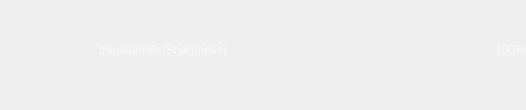
<?xml version="1.0" encoding="UTF-8"?>
<ui version="4.0">
 <class>m_Window</class>
 <widget class="QWidget" name="m_Window">
  <property name="geometry">
   <rect>
    <x>0</x>
    <y>0</y>
    <width>526</width>
    <height>110</height>
   </rect>
  </property>
  <property name="sizePolicy">
   <sizepolicy hsizetype="Expanding" vsizetype="Expanding">
    <horstretch>0</horstretch>
    <verstretch>0</verstretch>
   </sizepolicy>
  </property>
  <property name="palette">
   <palette>
    <active>
     <colorrole role="WindowText">
      <brush brushstyle="SolidPattern">
       <color alpha="255">
        <red>249</red>
        <green>249</green>
        <blue>249</blue>
       </color>
      </brush>
     </colorrole>
    </active>
    <inactive>
     <colorrole role="WindowText">
      <brush brushstyle="SolidPattern">
       <color alpha="255">
        <red>249</red>
        <green>249</green>
        <blue>249</blue>
       </color>
      </brush>
     </colorrole>
    </inactive>
    <disabled>
     <colorrole role="WindowText">
      <brush brushstyle="SolidPattern">
       <color alpha="255">
        <red>120</red>
        <green>120</green>
        <blue>120</blue>
       </color>
      </brush>
     </colorrole>
    </disabled>
   </palette>
  </property>
  <layout class="QHBoxLayout" name="horizontalLayout">
   <property name="spacing">
    <number>0</number>
   </property>
   <property name="leftMargin">
    <number>0</number>
   </property>
   <property name="topMargin">
    <number>0</number>
   </property>
   <property name="rightMargin">
    <number>0</number>
   </property>
   <property name="bottomMargin">
    <number>0</number>
   </property>
   <item>
    <widget class="COsdImage" name="m_CentralContainer" native="true">
     <property name="imageParams" stdset="0">
      <string notr="true">type=&quot;file&quot; src=&quot;img/osd/sliders/osd_shar_back.png&quot;</string>
     </property>
     <layout class="QGridLayout" name="gridLayout">
      <property name="rightMargin">
       <number>0</number>
      </property>
      <item row="2" column="2">
       <spacer name="spacer_2">
        <property name="orientation">
         <enum>Qt::Vertical</enum>
        </property>
        <property name="sizeType">
         <enum>QSizePolicy::Fixed</enum>
        </property>
        <property name="sizeHint" stdset="0">
         <size>
          <width>20</width>
          <height>30</height>
         </size>
        </property>
       </spacer>
      </item>
      <item row="0" column="0">
       <spacer name="spacer">
        <property name="orientation">
         <enum>Qt::Horizontal</enum>
        </property>
        <property name="sizeType">
         <enum>QSizePolicy::Fixed</enum>
        </property>
        <property name="sizeHint" stdset="0">
         <size>
          <width>90</width>
          <height>20</height>
         </size>
        </property>
       </spacer>
      </item>
      <item row="0" column="1" colspan="3">
       <layout class="QHBoxLayout" name="horizontalLayout_2">
        <property name="spacing">
         <number>0</number>
        </property>
        <property name="leftMargin">
         <number>0</number>
        </property>
        <property name="rightMargin">
         <number>0</number>
        </property>
        <item>
         <widget class="CSkinOneLineText" name="m_Text">
          <property name="sizePolicy">
           <sizepolicy hsizetype="Expanding" vsizetype="Minimum">
            <horstretch>0</horstretch>
            <verstretch>0</verstretch>
           </sizepolicy>
          </property>
          <property name="text">
           <string>translateMe(Sharpness)</string>
          </property>
          <property name="alignment">
           <set>Qt::AlignBottom|Qt::AlignLeading|Qt::AlignLeft</set>
          </property>
          <property name="glow" stdset="0">
           <string>glow=&quot;3&quot; samples=&quot;4&quot; color=&quot;0x50000000&quot;</string>
          </property>
          <property name="marginLeft" stdset="0">
           <number>5</number>
          </property>
         </widget>
        </item>
        <item>
         <widget class="CSkinOneLineText" name="m_Value">
          <property name="sizePolicy">
           <sizepolicy hsizetype="Minimum" vsizetype="Minimum">
            <horstretch>0</horstretch>
            <verstretch>0</verstretch>
           </sizepolicy>
          </property>
          <property name="text">
           <string notr="true">100%</string>
          </property>
          <property name="alignment">
           <set>Qt::AlignBottom|Qt::AlignRight|Qt::AlignTrailing</set>
          </property>
          <property name="glow" stdset="0">
           <string notr="true">glow=&quot;3&quot; samples=&quot;4&quot; color=&quot;0x50000000&quot;</string>
          </property>
          <property name="marginRight" stdset="0">
           <number>5</number>
          </property>
         </widget>
        </item>
       </layout>
      </item>
      <item row="1" column="1" colspan="3">
       <widget class="COsdImage" name="m_Cursor" native="true">
        <property name="sizePolicy">
         <sizepolicy hsizetype="Preferred" vsizetype="Fixed">
          <horstretch>0</horstretch>
          <verstretch>0</verstretch>
         </sizepolicy>
        </property>
        <property name="minimumSize">
         <size>
          <width>0</width>
          <height>8</height>
         </size>
        </property>
        <property name="maximumSize">
         <size>
          <width>16777215</width>
          <height>8</height>
         </size>
        </property>
        <property name="imageParams" stdset="0">
         <string notr="true">type=&quot;file&quot; src=&quot;img/osd/sliders/osd_shar_up.png&quot;</string>
        </property>
       </widget>
      </item>
     </layout>
    </widget>
   </item>
  </layout>
 </widget>
 <customwidgets>
  <customwidget>
   <class>COsdImage</class>
   <extends>QWidget</extends>
   <header>osdimage.h</header>
   <container>1</container>
  </customwidget>
  <customwidget>
   <class>CSkinOneLineText</class>
   <extends>QLabel</extends>
   <header>skinonelinetext.h</header>
  </customwidget>
 </customwidgets>
 <resources/>
 <connections/>
</ui>
